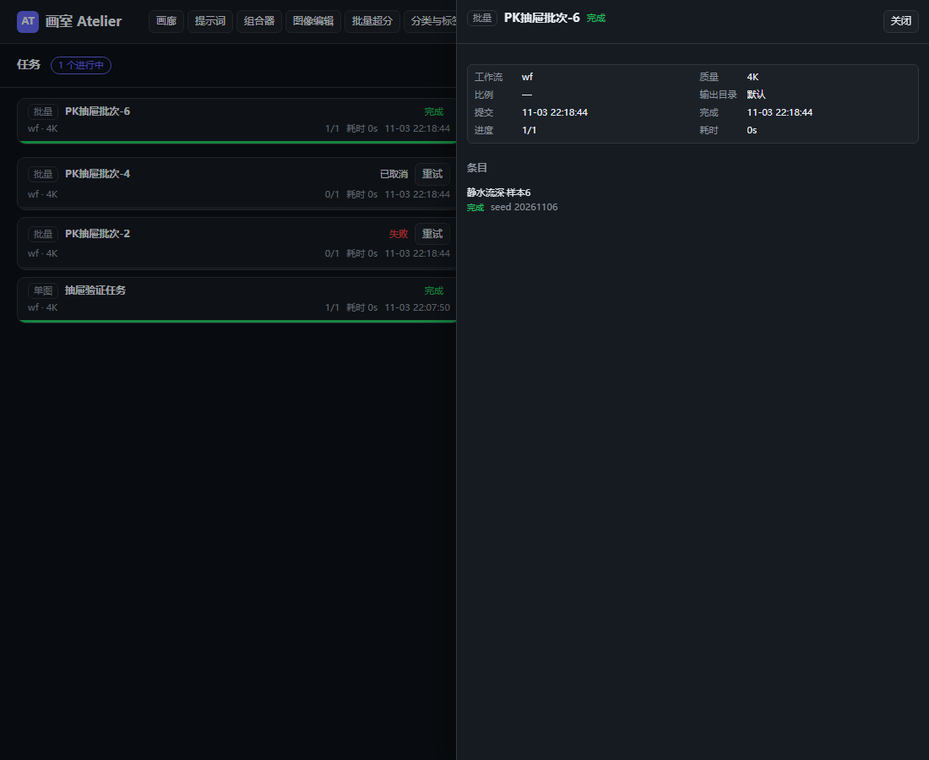
#> input picture workflows/实验_20261103_后期清理回归/drawer_batch_open.png, 929 x 760 px, shrunk from 1100 x 900 before the run; its folder holds only this picture in this run
$ python -i text_cleanup.py   (imports and definitions only)
#> lines starting #> are read from the running program, lines starting #| are printed output that depends on the picture; after the words box and inside, x2 and y2 are one past the last pixel; in counts of white or black regions, pixels touching at a corner belong together
"""后期清理：检测红印章/文字并做局部擦除。

负向提示词只能概率性减少杂字；这里提供确定性兜底：
- 红印章：HSV 红色掩膜 + 轮廓，适合落款印章、红色小字；
- 文字：RapidOCR 检测文本框，适合「绝对不要文字」的图；
- 擦除：OpenCV inpaint（TELEA），只改掩膜区域，生成新图不覆盖原图。

OCR 依赖是可选安装：缺失时 seals 模式仍可用，text 模式返回明确错误。
"""
from __future__ import annotations

from dataclasses import dataclass
from pathlib import Path

try:
    import cv2
    import numpy as np
except ImportError:  # pragma: no cover - requirements 已声明，保留降级提示
    cv2 = None
    np = None

_ENGINE = None


@dataclass(frozen=True)
class CleanupBox:
    x1: int
    y1: int
    x2: int
    y2: int
    kind: str
    text: str = ""
    score: float = 0.0

    # [20 lines left out: functions as_dict, capabilities, not called in this run]


def _require_cv() -> None:
    if cv2 is None or np is None:
        raise RuntimeError("缺少 opencv/numpy，无法执行后期清理；请安装 requirements.txt")


def _read(image_path: str | Path):
    _require_cv()
    # Windows 下 cv2.imread 对中文/× 等 Unicode 路径会静默失败，用 fromfile+imdecode。
    data = np.fromfile(str(image_path), dtype=np.uint8)
    image = cv2.imdecode(data, cv2.IMREAD_COLOR) if data.size else None
    if image is None:
        raise FileNotFoundError(f"图片无法读取: {image_path}")
    return image


def detect_red_seals(image_path: str | Path, min_area: int = 30) -> list[CleanupBox]:
    """检测红色印章/红色落款；限制面积，避免把红色衣服/妆容整块擦掉。"""
    image = _read(image_path)
    h, w = image.shape[:2]
    hsv = cv2.cvtColor(image, cv2.COLOR_BGR2HSV)
    mask = cv2.inRange(hsv, (0, 90, 60), (10, 255, 255)) | cv2.inRange(
        hsv, (170, 90, 60), (180, 255, 255)
    )
    mask = cv2.morphologyEx(mask, cv2.MORPH_CLOSE, np.ones((3, 3), np.uint8))
    contours, _ = cv2.findContours(mask, cv2.RETR_EXTERNAL, cv2.CHAIN_APPROX_SIMPLE)
    max_area = max(1, int(h * w * 0.02))
    boxes: list[CleanupBox] = []
    for contour in contours:
        x, y, bw, bh = cv2.boundingRect(contour)
        area = bw * bh
        if area < min_area or area > max_area:
            continue
        if bw < 4 or bh < 4:
            continue
        boxes.append(CleanupBox(x, y, x + bw, y + bh, "seal"))
    boxes.sort(key=lambda b: (b.y1, b.x1))
    return boxes


# [35 lines left out: functions _get_engine, detect_text_boxes, not called in this run]


def detect_boxes(image_path: str | Path, mode: str = "seals") -> list[CleanupBox]:
    mode = (mode or "seals").lower()
    if mode == "seals":
        return detect_red_seals(image_path)
    if mode == "text":
        return detect_text_boxes(image_path)
    if mode == "all":
        seals = detect_red_seals(image_path)
        texts = detect_text_boxes(image_path)
        # 印章区域内的 OCR 框不重复擦除
        kept: list[CleanupBox] = list(seals)
        for box in texts:
            cx, cy = (box.x1 + box.x2) / 2, (box.y1 + box.y2) / 2
            if any(s.x1 <= cx <= s.x2 and s.y1 <= cy <= s.y2 for s in seals):
                continue
            kept.append(box)
        return kept
    raise ValueError(f"未知清理模式: {mode}")


# [16 lines left out: function red_pixels_in_boxes, not called in this run]


def build_mask(shape: tuple[int, int], boxes: list[CleanupBox], padding: int = 6):
    _require_cv()
    h, w = shape
    mask = np.zeros((h, w), dtype=np.uint8)
    pad = max(0, int(padding))
    for box in boxes:
        x1 = max(0, min(w - 1, box.x1 - pad))
        y1 = max(0, min(h - 1, box.y1 - pad))
        x2 = max(0, min(w, box.x2 + pad))
        y2 = max(0, min(h, box.y2 + pad))
        if x2 > x1 and y2 > y1:
            cv2.rectangle(mask, (x1, y1), (x2, y2), 255, thickness=-1)
    if boxes:
        mask = cv2.dilate(mask, np.ones((3, 3), np.uint8), iterations=1)
    return mask


def cleanup_image(
    image_path: str | Path,
    output_path: str | Path,
    mode: str = "seals",
    padding: int = 6,
    boxes: list[CleanupBox] | None = None,
) -> tuple[int, list[CleanupBox]]:
    """检测并擦除，返回 (擦除区域数, 检测框)；没有检测到时也会写出原图副本。"""
    image = _read(image_path)
#> in _read, image is the input picture: shape (760, 929, 3); mean B, G, R 28, 22.5, 18
    if boxes is None:
        boxes = detect_boxes(image_path, mode)
#> in detect_red_seals, `hsv = cv2.cvtColor(image, cv2.COLOR_BGR2HSV)`: hsv: shape (760, 929, 3); mean H, S, V 107, 100.4, 28.4
#> in detect_red_seals, `mask = cv2.inRange(hsv, (0, 90, 60), (10, 255, 255)) | cv2.inRange( hs..`:
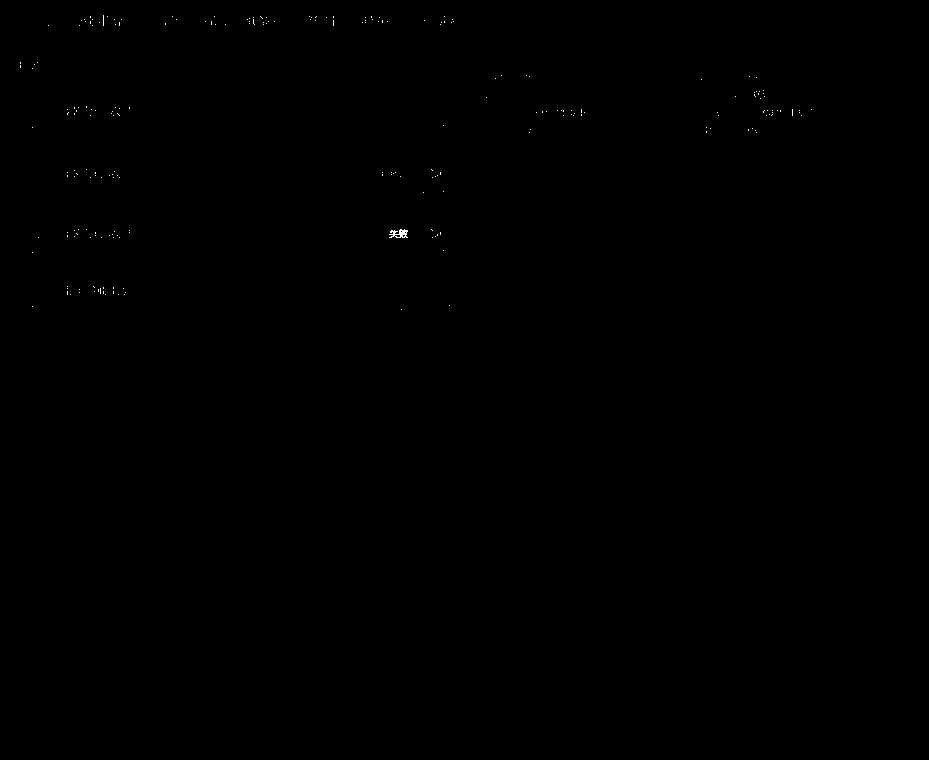
#> mask: shape (760, 929); 0.06% white in thin lines or dots, all inside (x1, y1, x2, y2) = (20, 15, 812, 310)
#> in detect_red_seals, `mask = cv2.morphologyEx(mask, cv2.MORPH_CLOSE, np.ones((3, 3), np.uint..`: mask: shape (760, 929); 0.08% white; 175 white regions (173 under 20 px)
#> in detect_red_seals, `contours, _ = cv2.findContours(mask, cv2.RETR_EXTERNAL, cv2.CHAIN_APPR..`: contours = 175 contours, 173 with area under 20; largest, box (x1, y1, x2, y2) and area: (389, 229, 408, 238) 114, (98, 287, 104, 294) 20
#> the loop in detect_red_seals, `for contour in contours:` made 175 passes
#> (x, y, bw, bh, area) on passes 12, 14, 36: (98, 287, 6, 7, 42), (67, 286, 4, 9, 36), (389, 229, 19, 9, 171)
#> after the loop in detect_red_seals, `for contour in contours:`: boxes = 3 items
#> boxes = 3 items
    mask = build_mask((image.shape[0], image.shape[1]), boxes, padding)
#> the loop in build_mask, `for box in boxes:` made 3 passes
#> (x1, y1, x2, y2) on passes 1 to 3: (383, 223, 414, 244), (61, 280, 77, 301), (92, 281, 110, 300)
#> after the loop in build_mask, `for box in boxes:`:
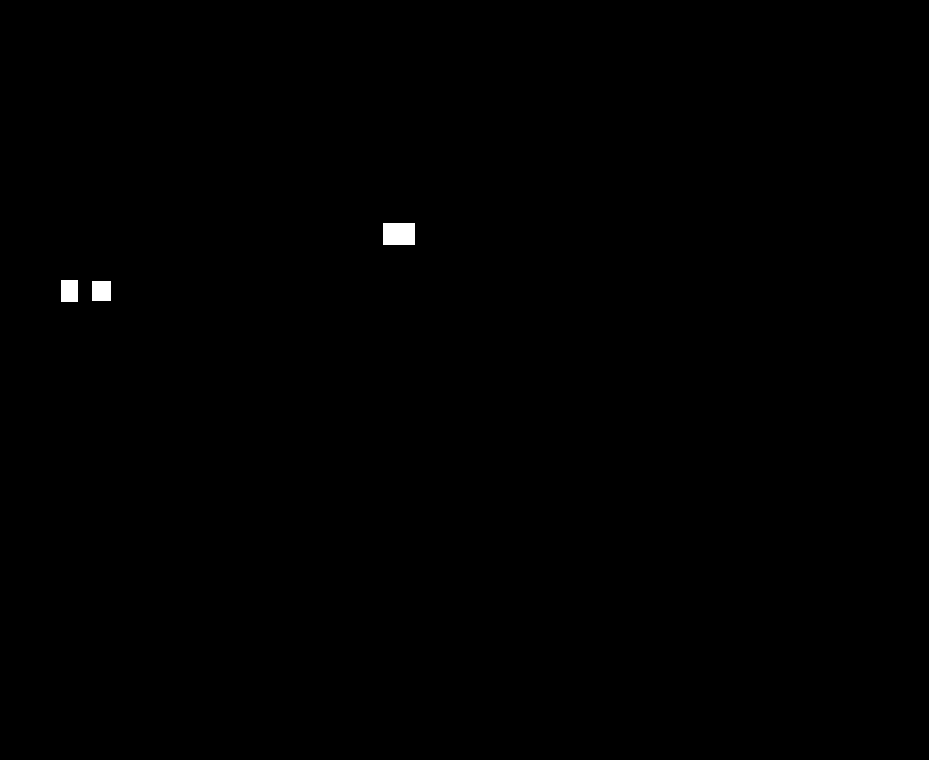
#> mask: shape (760, 929); 0.21% white; 3 white regions, box (x1, y1, x2, y2) and area: (383, 223, 415, 245) 704, (92, 281, 111, 301) 380, (61, 280, 78, 302) 374
#> in build_mask, `mask = cv2.dilate(mask, np.ones((3, 3), np.uint8), iterations=1)`: mask: shape (760, 929); 0.25% white; 3 white regions, box (x1, y1, x2, y2) and area: (382, 222, 416, 246) 816, (91, 280, 112, 302) 462, (60, 279, 79, 303) 456
    cleaned = cv2.inpaint(image, mask, 3, cv2.INPAINT_TELEA) if boxes else image
    output = Path(output_path)
    output.parent.mkdir(parents=True, exist_ok=True)
    ok, encoded = cv2.imencode(output.suffix or ".png", cleaned)
    if not ok:
        raise OSError(f"无法写入清理结果: {output}")
    encoded.tofile(str(output))
    return len(boxes), boxes

>>> result = cleanup_image('../../../../实验_20261103_后期清理回归/drawer_batch_open.png', 'out.png')

$ run again, on workflows/实验_20261103_后期清理回归/c_group_grid.jpg
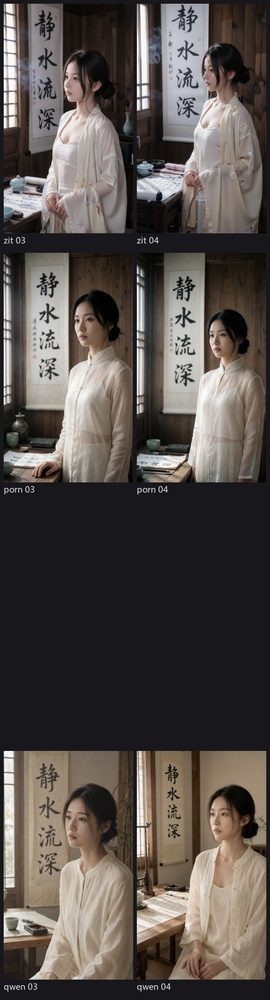
#> input picture workflows/实验_20261103_后期清理回归/c_group_grid.jpg, 270 x 1000 px, shrunk from 584 x 2160 before the run
#> in _read, image is the input picture: shape (1000, 270, 3); mean B, G, R 76.6, 80.6, 87.5
#> hsv: shape (1000, 270, 3); mean H, S, V 62.6, 52.2, 89.3
#> in detect_red_seals, `mask = cv2.morphologyEx(mask, cv2.MORPH_CLOSE, np.ones((3, 3), np.uint..`:
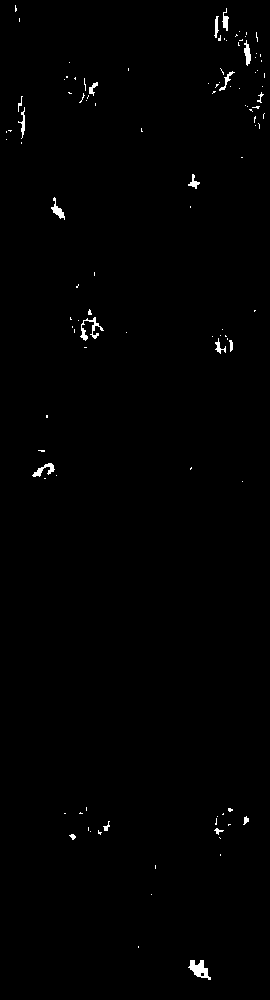
#> mask: shape (1000, 270); 0.67% white; 109 white regions (90 under 20 px)
#> contours = 109 contours, 95 with area under 20; largest, box (x1, y1, x2, y2) and area: (188, 960, 211, 980) 204, (80, 317, 104, 341) 104, (32, 463, 55, 477) 94, (51, 197, 65, 220) 86, (244, 40, 251, 66) 78
#> the loop in detect_red_seals, `for contour in contours:` made 109 passes
#> (x, y, bw, bh, area) on passes 1, 7, 9, 10, 13, 15, 20, 26: (188, 960, 23, 20, 460), (69, 834, 7, 6, 42), (98, 830, 4, 5, 20), (214, 828, 10, 7, 70), (103, 821, 7, 10, 70), (243, 816, 6, 9, 54), (228, 808, 5, 4, 20), (32, 463, 23, 14, 322)
#> after the loop in detect_red_seals, `for contour in contours:`: boxes = 20 items
#> the loop in build_mask, `for box in boxes:` made 20 passes
#> (x1, y1, x2, y2) on passes 1 to 8: (216, 2, 235, 37), (208, 10, 225, 44), (238, 34, 257, 72), (213, 65, 241, 97), (83, 76, 104, 102), (251, 86, 270, 109), (73, 87, 91, 109), (12, 90, 29, 118)
#> in cleanup_image, `cleaned = cv2.inpaint(image, mask, 3, cv2.INPAINT_TELEA) if boxes else..`:
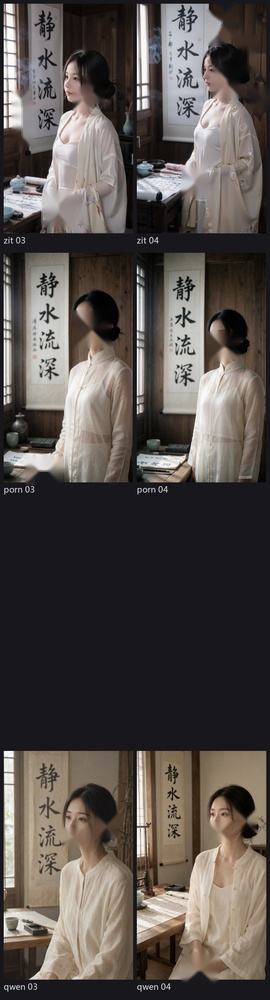
#> cleaned: shape (1000, 270, 3); mean B, G, R 77.3, 81.1, 87.8
